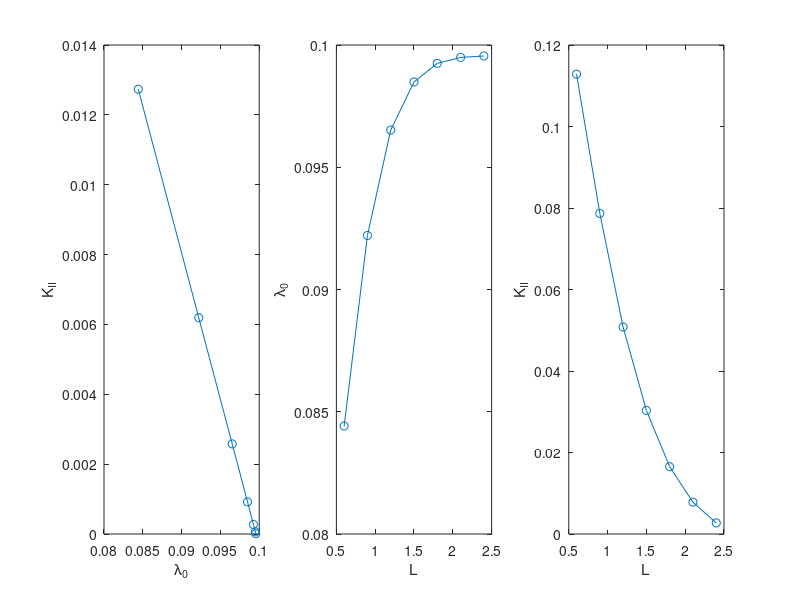

This chart was generated by the following MATLAB code:
load n350x50-lambda

subplot(1,3,1)
plot(l0,KII0.^2,'o-')
xlabel('\lambda_0')
ylabel('K_{II}')
subplot(1,3,2)
plot(L,l0,'o-')
xlabel('L')
ylabel('\lambda_0')
subplot(1,3,3)
plot(L,KII0,'o-')
xlabel('L')
ylabel('K_{II}')